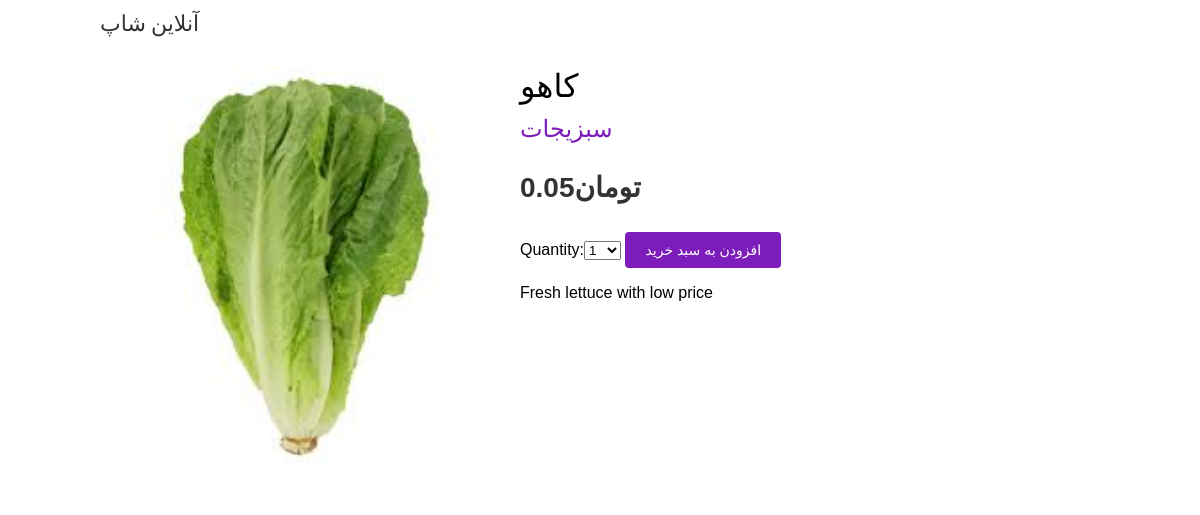
Screenshot of /3/lettuce/ with the database file from the repository.
### order/models.py (models this page shows, shortened)
class Product(models.Model):
    category = models.ForeignKey(Category, related_name='products', on_delete=models.CASCADE)
    name = models.CharField(max_length=200, db_index=True)
    slug = models.SlugField(max_length=200, db_index=True)
    image = models.ImageField(upload_to='products/%Y/%m/%d/', blank=True)
    description = models.TextField(blank=True)
    price = models.DecimalField(max_digits=10, decimal_places=2)
    available = models.BooleanField(default=True)
    created = models.DateTimeField(auto_now_add=True)
    updated = models.DateTimeField(auto_now=True)
    class Meta:
        ordering = ('name',)
        index_together = (('id', 'slug'),)

class Category(models.Model):
    name = models.CharField(max_length=200, db_index=True)
    slug = models.SlugField(max_length=200, unique=True)
    class Meta:
        ordering = ('name',)
        verbose_name = 'category'
        verbose_name_plural = 'categories'
    def __str__(self):
        return self.name
    def get_absolute_url(self):
        return reverse('shop:product_list_by_category',
                       args=[self.slug])

### order/views.py (the view)
# urls.py: path('<int:id>/<slug:slug>/', views.product_detail, name='product_detail'),
def product_detail(request, id, slug):
    product = get_object_or_404(Product, id=id, slug=slug, available=True)
    cart_product_form = CartAddProductForm()
    return render(request,
                  'order/product/detail.html',
                  {'product': product,
                   'cart_product_form': cart_product_form})

### cart/forms.py
class CartAddProductForm(forms.Form):
    quantity = forms.TypedChoiceField(choices=PRODUCT_QUANTITY_CHOICES, coerce=int)
    update = forms.BooleanField(required=False, initial=False, widget=forms.HiddenInput)

### order/templates/order/product/detail.html (shortened to what this page needs)
{% extends "order/base.html" %}
{% load static %}
{% block content %}
<div class="product-detail">
    <img src="{% if product.image %}{{ product.image.url }}{% else %}
    {% static "img/no_image.png" %}{% endif %}">
    <h1>{{ product.name }}</h1>
    <h2><a href="{{ product.category.get_absolute_url }}">{{product.category }}</a></h2>
    <p class="price">تومان{{ product.price }}</p>
        <form action="{% url "cart:cart_add" product.id %}" method="post">
        {{ cart_product_form }}
        <input type="submit" value="افزودن به سبد خرید">
        </form>
    {{ product.description|linebreaks }}
</div>
{% endblock %}

### order/static/css/base.css (style rules this page uses)
body { margin:0; padding:0; font-family:helvetica, sans-serif; }
h1, h2, h3, h4, h5 , h6 { font-family: 'Ubuntu', sans-serif; font-weight:normal; }
a { text-decoration:none; color: #7c1dbb; }
a.button, input[type="submit"] { color:#fff; background:#7c1dbb; border-radius:4px; padding:10px 20px; font-size:14px; border:0; }
.product-detail { text-align:justify; }
.product-detail .price { color:#333; font-size:28px; font-weight:bold; }
.product-detail img { width:40%; float:left; padding:0 20px 20px 0; }
.product-detail h1 { margin-bottom:0; }
.product-detail h2 { margin-top:10px; }

### rows the page displays
Product: image (picture), name "کاهو", category "سبزیجات", price "0.05", description "Fresh lettuce with low price"
